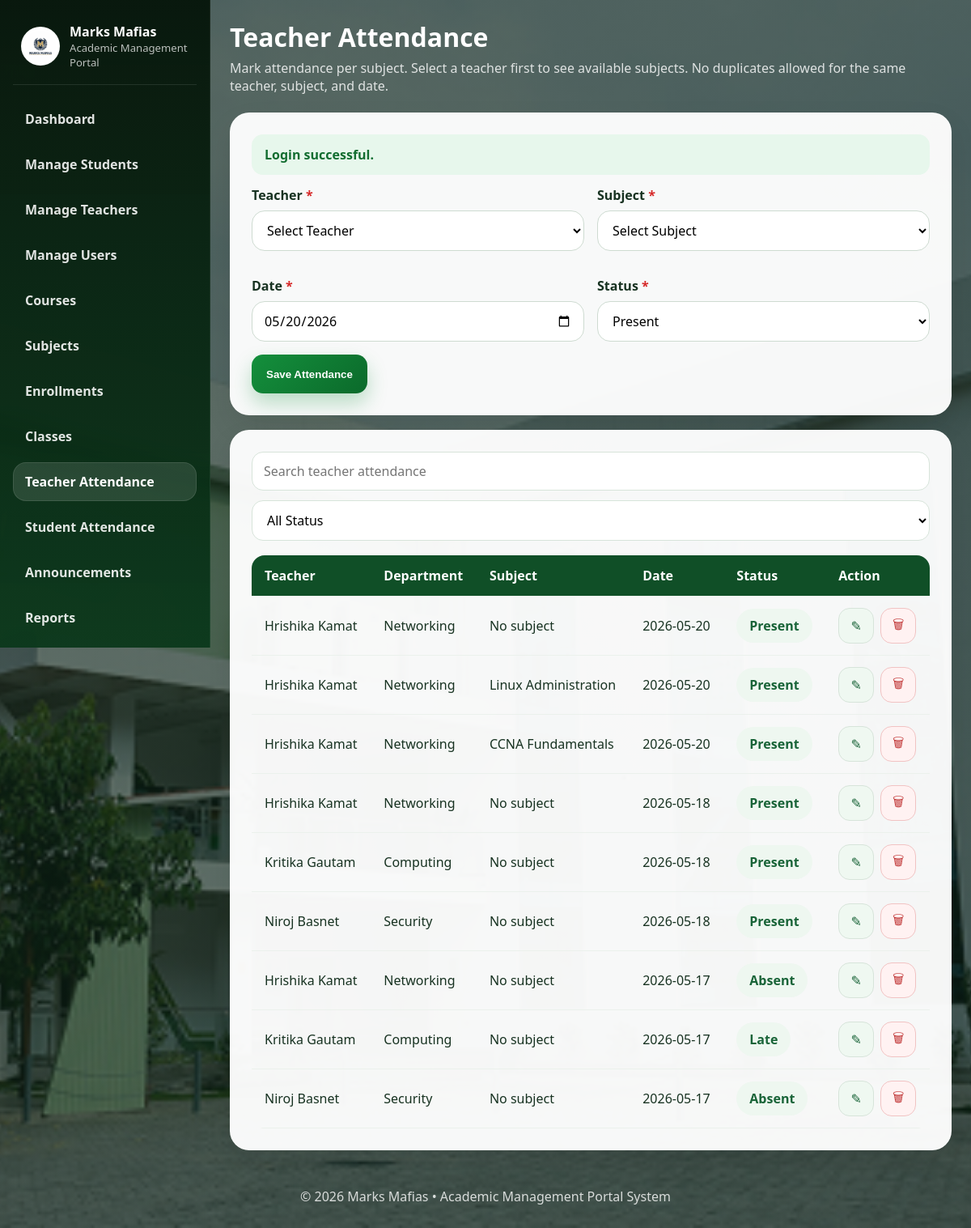
/public/admin/teacher_attendance.php (signed in), run on the app's committed database.
### tables this page shows
CREATE TABLE `teacher_attendance` (
  `id` int(11) NOT NULL,
  `teacher_id` int(11) NOT NULL,
  `subject_id` int(11) DEFAULT NULL,
  `attendance_date` date NOT NULL,
  `status` varchar(30) NOT NULL,
  `marked_by` int(11) NOT NULL,
  `created_at` timestamp NOT NULL DEFAULT current_timestamp()
);

CREATE TABLE `users` (
  `id` int(11) NOT NULL,
  `role` enum('admin','teacher','student') NOT NULL,
  `role_code` varchar(30) DEFAULT NULL,
  `name` varchar(120) NOT NULL,
  `email` varchar(150) NOT NULL,
  `password` varchar(255) NOT NULL,
  `photo` varchar(255) DEFAULT NULL,
  `dob` date DEFAULT NULL,
  `address` text DEFAULT NULL,
  `contact` varchar(40) DEFAULT NULL,
  `guardian` varchar(120) DEFAULT NULL,
  `qualification` varchar(120) DEFAULT NULL,
  `department` varchar(120) DEFAULT NULL,
  `status` enum('active','inactive') NOT NULL DEFAULT 'active',
  `reset_token` varchar(64) DEFAULT NULL,
  `otp_code` varchar(255) DEFAULT NULL,
  `otp_expires_at` datetime DEFAULT NULL,
  `otp_attempts` int(11) DEFAULT 0,
  `last_otp_request` datetime DEFAULT NULL,
  `reset_expires_at` datetime DEFAULT NULL,
  `created_at` timestamp NOT NULL DEFAULT current_timestamp()
);

CREATE TABLE `subjects` (
  `id` int(11) NOT NULL,
  `course_id` int(11) NOT NULL,
  `teacher_id` int(11) NOT NULL,
  `subject_code` varchar(40) NOT NULL,
  `subject_name` varchar(150) NOT NULL,
  `year_label` varchar(30) NOT NULL,
  `semester` varchar(60) NOT NULL,
  `created_at` timestamp NOT NULL DEFAULT current_timestamp()
);

### public/admin/teacher_attendance.php (the view, shortened to what this page needs)
<?php
require_once dirname(dirname(__DIR__)) . '/includes/auth.php';
$edit = null;
$rows = $pdo->query('
    SELECT ta.*, u.name, u.department, s.subject_name
    FROM teacher_attendance ta
    JOIN users u ON u.id = ta.teacher_id
    LEFT JOIN subjects s ON s.id = ta.subject_id
    ORDER BY attendance_date DESC
')->fetchAll();
include dirname(dirname(__DIR__)) . '/includes/header.php';
?>
<div class="dashboard-shell">
    <?php include dirname(dirname(__DIR__)) . '/includes/sidebar.php'; ?>
    <main class="main-panel">
        <div class="dashboard-top">
            <div class="dashboard-title">
                <h1>Teacher Attendance</h1>
                <p>Mark attendance per subject. Select a teacher first to see available subjects. No duplicates allowed for the same teacher, subject, and date.</p>
            </div>
        </div>
        <div class="section-stack">
            <div class="form-card">
                <form method="post">
                    <div class="form-grid">
                        <div class="form-group">
                            <label>Teacher <span class="required">*</span></label>
                            <select name="teacher_id" id="teacher_id" required>
                                <option value="">Select Teacher</option>
                            </select>
                        </div>
                        <div class="form-group">
                            <label>Subject <span class="required">*</span></label>
                            <select name="subject_id" id="subject_id" required>
                                <option value="">Select Subject</option>
                            </select>
                        </div>
                        <div class="form-group">
                            <label>Date <span class="required">*</span></label>
                            <input type="date" name="attendance_date" required value="<?= e($edit['attendance_date'] ?? date('Y-m-d')) ?>">
                        </div>
                        <div class="form-group">
                            <label>Status <span class="required">*</span></label>
                            <select name="status">
                                <option <?= (($edit['status'] ?? '') === 'Present') ? 'selected' : '' ?>>Present</option>
                            </select>
                        </div>
                    </div>
                    <div class="inline-actions">
                        <button class="btn btn-primary"><?= $edit ? 'Update Attendance' : 'Save Attendance' ?></button>
                    </div>
                </form>
            </div>
            <div class="table-card">
                <div class="search-row">
                    <input type="text" placeholder="Search teacher attendance" data-table-search="teacherAttendTable">
                    <select data-filter-target="teacherAttendTable">
                        <option value="">All Status</option>
                    </select>
                </div>
                <div class="table-wrap">
                    <table id="teacherAttendTable">
                        <thead>
                            <tr>
                                <th>Teacher</th>
                                <th>Department</th>
                                <th>Subject</th>
                                <th>Date</th>
                                <th>Status</th>
                                <th>Action</th>
                            </tr>
                        </thead>
                        <tbody>
                            <?php foreach ($rows as $r): ?>
                                <tr>
                                    <td><?= e($r['name']) ?></td>
                                    <td><?= e($r['department'] ?: 'N/A') ?></td>
                                    <td><?= e($r['subject_name'] ?: 'No subject') ?></td>
                                    <td><?= e($r['attendance_date']) ?></td>
                                    <td><span class="kpi"><?= e($r['status']) ?></span></td>
                                    <td>
                                        <div class="inline-actions">
                                            <a class="icon-btn" title="Edit" href="?edit=<?= (int)$r['id'] ?>">✎</a>
                                            <form method="post">
                                                <button class="icon-btn danger" title="Delete">🗑</button>
                                            </form>
                                        </div>
                                    </td>
                                </tr>
                            <?php endforeach; ?>
                        </tbody>
                    </table>
                </div>
            </div>
        </div>
    </main>
</div>
<?php include dirname(dirname(__DIR__)) . '/includes/footer.php'; ?>

### assets/css/style.css (style rules this page uses)
:root { --primary: #148f3c; --primary-dark: #0b6a2b; --primary-soft: #dff4e4; --accent: #f5fff7; --white: #fff; --text: #173221; --muted: #5f7567; --border: #d6e7da; --danger: #cf3a3a; --shadow: 0 14px 34px rgba(0, 0, 0, 0.08); --shadow-lg: 0 26px 60px rgba(0, 0, 0, 0.16); --radius: 18px; --radius-lg: 30px; }
* { box-sizing: border-box; }
html { scroll-behavior: smooth; }
body { margin: 0; font-family: Segoe UI, Tahoma, sans-serif; color: var(--text); background: linear-gradient(rgba(14, 36, 24, 0.68), rgba(14, 36, 24, 0.64)), url("../images/bg.jpg") center/cover no-repeat; background-attachment: scroll; }
a { text-decoration: none; color: inherit; }
.content-card, .table-card, .form-card, .panel-card { background: rgba(255, 255, 255, 0.96); border-radius: var(--radius); box-shadow: var(--shadow); border: 1px solid rgba(255, 255, 255, 0.5); }
.content-card, .form-card, .panel-card { padding: 24px; }
.table-card { padding: 20px; }
.section-stack { display: grid; gap: 18px; }
.form-row, .form-grid { display: grid; grid-template-columns: 1fr 1fr; gap: 16px; }
.form-group { margin-bottom: 16px; }
label { display: block; margin-bottom: 8px; font-weight: 700; }
.required { color: #d62828; }
input, select, textarea { width: 100%; min-height: 48px; padding: 12px 14px; border: 1px solid #cedbd1; border-radius: 16px; font: inherit; background: #fff; }
.btn { display: inline-flex; align-items: center; justify-content: center; min-height: 48px; padding: 0 18px; border: none; border-radius: 14px; font-weight: 700; cursor: pointer; transition: 0.2s ease; }
.btn-primary { background: linear-gradient(135deg, var(--primary), var(--primary-dark)); color: #fff; box-shadow: 0 12px 24px rgba(20, 143, 60, 0.28); }
.search-row { display: flex; gap: 12px; flex-wrap: wrap; align-items: center; margin-bottom: 16px; }
.search-row input, .search-row select { background: #fff; border: 1px solid #d7e4da; border-radius: 14px; min-height: 48px; padding: 12px 14px; }
.search-row input { flex: 1 1 260px; }
.table-wrap { overflow-x: auto; border-radius: 16px; }
table { width: 100%; border-collapse: collapse; background: transparent; }
thead { background: #104f27; color: #fff; }
th, td { padding: 14px 16px; text-align: left; vertical-align: top; border-bottom: 1px solid #ebf1ec; }
.kpi { background: #eef7f0; padding: 10px 16px; border-radius: 999px; display: inline-flex; align-items: center; justify-content: center; font-weight: 700; color: #196438; white-space: nowrap; }
.inline-actions { display: flex; gap: 10px; align-items: center; flex-wrap: nowrap; }
.inline-actions form { margin: 0; }
.icon-btn, .btn-icon { display: inline-flex; align-items: center; justify-content: center; width: 42px; height: 42px; border-radius: 14px; border: 1px solid #d7e4da; background: #eff8f1; color: #196438; font-size: 1rem; }
.icon-btn.danger, .btn-icon.danger { background: #fff2f2; border-color: #f1c3c3; color: #c23a3a; }
.main-panel { display: flex; flex-direction: column; gap: 22px; }
.dashboard-top { margin-bottom: 0; }
.form-card, .table-card, .content-card, .panel-card { width: 100%; border-radius: 24px; }
.form-card { padding: 26px; }
.table-card { padding: 26px; }
.search-row { margin-bottom: 18px; }
.table-wrap { margin-top: 6px; }
.inline-actions { gap: 12px; }
.inline-actions form { display: inline-flex; margin: 0; }
.icon-btn, .btn-icon { width: 44px; height: 44px; flex: 0 0 auto; }

### data on the page
teacher_attendance: teacher.name "Hrishika Kamat", teacher.department "Networking", subject_name "No subject", attendance_date "2026-05-20", status "Present"
teacher_attendance: teacher.name "Hrishika Kamat", teacher.department "Networking", subject.subject_name "Linux Administration", attendance_date "2026-05-20", status "Present"
teacher_attendance: teacher.name "Hrishika Kamat", teacher.department "Networking", subject.subject_name "CCNA Fundamentals", attendance_date "2026-05-20", status "Present"
teacher_attendance: teacher.name "Hrishika Kamat", teacher.department "Networking", subject_name "No subject", attendance_date "2026-05-18", status "Present"
teacher_attendance: teacher.name "Kritika Gautam", teacher.department "Computing", subject_name "No subject", attendance_date "2026-05-18", status "Present"
teacher_attendance: teacher.name "Niroj Basnet", teacher.department "Security", subject_name "No subject", attendance_date "2026-05-18", status "Present"
teacher_attendance: teacher.name "Hrishika Kamat", teacher.department "Networking", subject_name "No subject", attendance_date "2026-05-17", status "Absent"
teacher_attendance: teacher.name "Kritika Gautam", teacher.department "Computing", subject_name "No subject", attendance_date "2026-05-17", status "Late"
teacher_attendance: teacher.name "Niroj Basnet", teacher.department "Security", subject_name "No subject", attendance_date "2026-05-17", status "Absent"

### other printed values
$label "Dashboard"
$label "Manage Students"
$label "Manage Teachers"
$label "Manage Users"
$label "Courses"
$label "Subjects"
$label "Enrollments"
$label "Classes"
$label "Teacher Attendance"
$label "Student Attendance"
$label "Announcements"
$label "Reports"
$item['message'] "Login successful."
